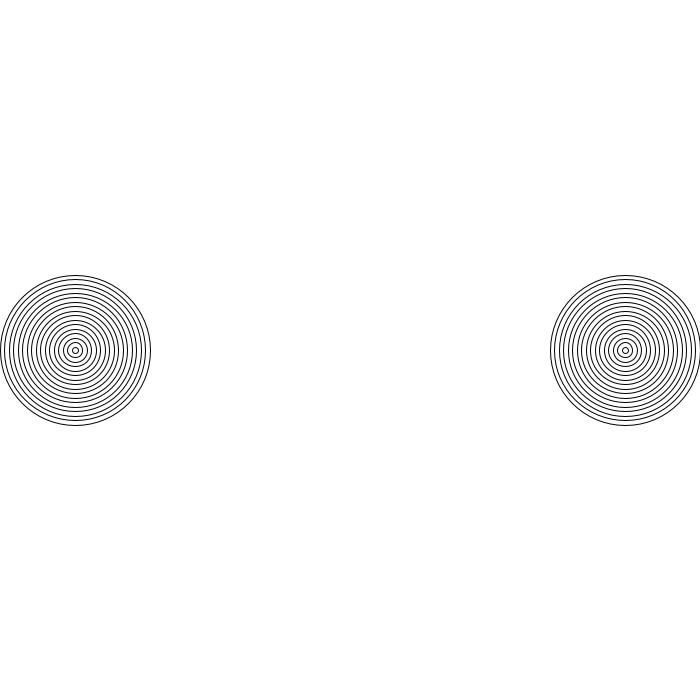
Frame 1 (no input)
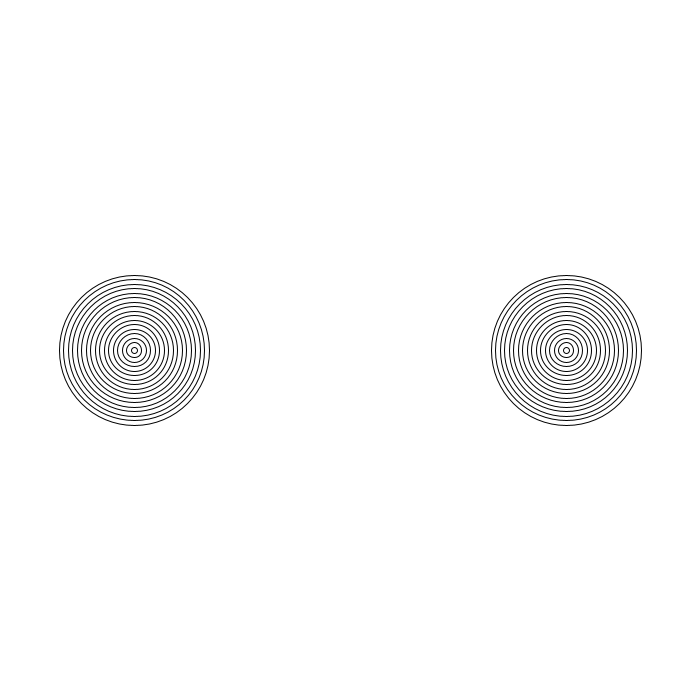
Frame 60 (the mouse pressed at the canvas centre just before this capture)
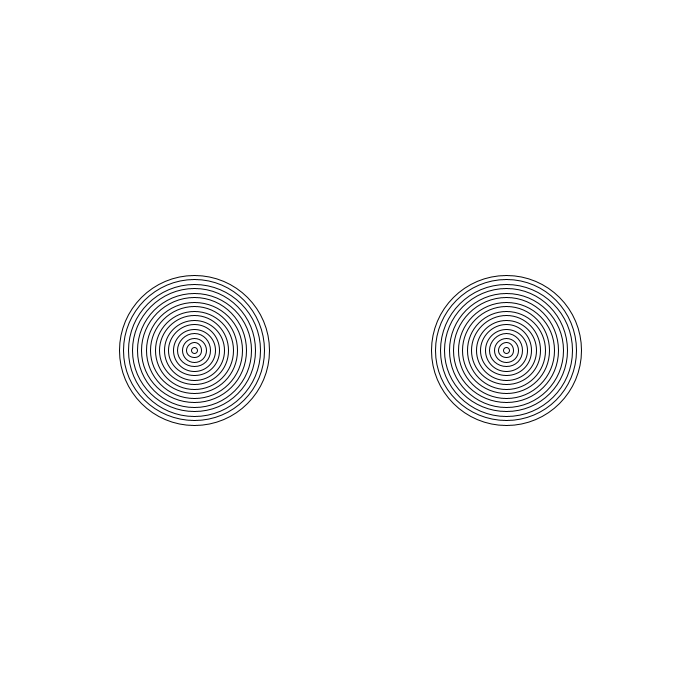
Frame 120 (the mouse held since frame 60 and released just before this capture)

The Processing sketch that drew these frames (run headless with seeded random() and noise(); from frame 60 on, the mouse is pressed at the canvas centre):

// Processing sketch: amazing_rings
// ── amazing_rings.pde
int X1=625;
int X2=75;
int S1=-1;
int S2=1;
void setup(){
  size(700,700);
}
void draw(){
  background(1000,1000,1000);
  for(int i=150; i>0; i-=9){
    noFill();
  
  ellipse(X1,350,i,i);
  }
  for(int i=150; i>0; i-=9){
    noFill();
  
  ellipse(X2,350,i,i);
  
  }
  
  X1+=S1;
  X2+=S2;
  if(X1<75 || X1>625){
    S1=-S1;
  }
  if(X2>625 || X2<75){
    S2=-S2;
  }
}
